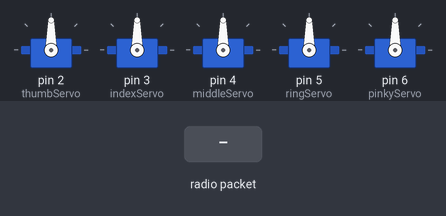
The sketch below on a simulated Arduino Uno, built with avr-gcc and run on an emulated ATmega328P. On the bench: 5 × servo. The test bench sets the inputs (shaded band). No radio packets arrive unless stated.

Above: at 1.2 s.
1.3 s: radio packet "5" arrives
At 2.5 s:
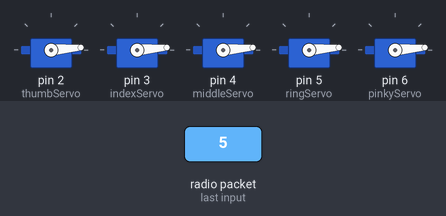
2.8 s: radio packet "200" arrives
At 3.8 s:
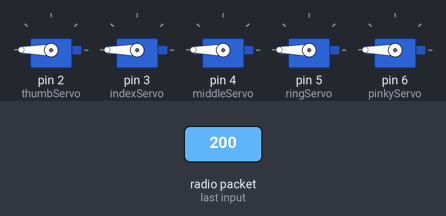
4.3 s: radio packet "90" arrives
At 4.9 s:
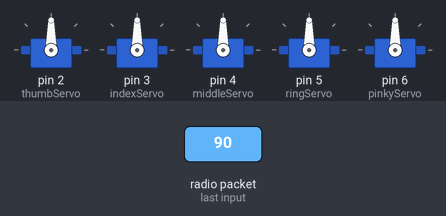
Timing chart, 0 to 7.3 s (numbered marks = the images above; inputs shaded):
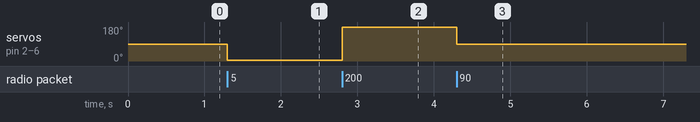

The sketch:

sketch_dec26b.ino
```cpp
#include <Servo.h>
#include <SPI.h>
#include <nRF24L01.h>
#include <RF24.h>

RF24 radio(9, 10); // CE, CSN pins
const uint64_t pipeAddress = 0xE8E8F0F0E1LL;

Servo thumbServo;
Servo indexServo;
Servo middleServo;
Servo ringServo;
Servo pinkyServo;

void setup() {
  Serial.begin(9600);

  radio.begin();
  radio.openReadingPipe(1, pipeAddress);
  radio.startListening();

  thumbServo.attach(2);
  indexServo.attach(3);
  middleServo.attach(4);
  ringServo.attach(5);
  pinkyServo.attach(6);
}

void loop() {
  if (radio.available()) {
    char dataReceived[50];
    radio.read(&dataReceived, sizeof(dataReceived));

    String dataString = String(dataReceived);
    int thumbPos = dataString.substring(0, dataString.indexOf(',')).toInt();
    dataString.remove(0, dataString.indexOf(',') + 1);
    int indexPos = dataString.substring(0, dataString.indexOf(',')).toInt();
    dataString.remove(0, dataString.indexOf(',') + 1);
    int middlePos = dataString.substring(0, dataString.indexOf(',')).toInt();
    dataString.remove(0, dataString.indexOf(',') + 1);
    int ringPos = dataString.substring(0, dataString.indexOf(',')).toInt();
    dataString.remove(0, dataString.indexOf(',') + 1);
    int pinkyPos = dataString.toInt();

    thumbServo.write(thumbPos);
    indexServo.write(indexPos);
    middleServo.write(middlePos);
    ringServo.write(ringPos);
    pinkyServo.write(pinkyPos);
  }
}
```

Measured:
- after the input at 1.3 s, servo on pin 2 (thumbServo), servo on pin 3 (indexServo), servo on pin 4 (middleServo), servo on pin 5 (ringServo), servo on pin 6 (pinkyServo): 90° → 5° at once
- after the input at 2.8 s, servo on pin 2 (thumbServo), servo on pin 3 (indexServo), servo on pin 4 (middleServo), servo on pin 5 (ringServo), servo on pin 6 (pinkyServo): 5° → 180° at once
- after the input at 4.3 s, servo on pin 2 (thumbServo), servo on pin 3 (indexServo), servo on pin 4 (middleServo), servo on pin 5 (ringServo), servo on pin 6 (pinkyServo): 180° → 90° at once
